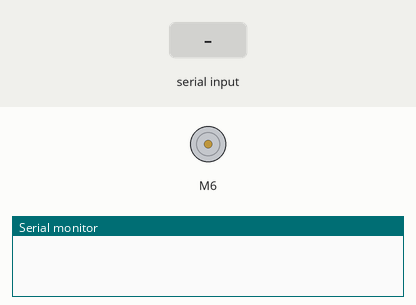
Recording of a sketch running on a simulated Arduino Uno, built with avr-gcc and run on an emulated ATmega328P. Shown: DC motor (green arrow = forward, orange = backward, longer = faster), the last lines printed to the serial monitor. The test bench sets the inputs (shaded band).

Above: at 1.2 s.
1.3 s: "90,45\n" received over Serial
At 2.0 s:
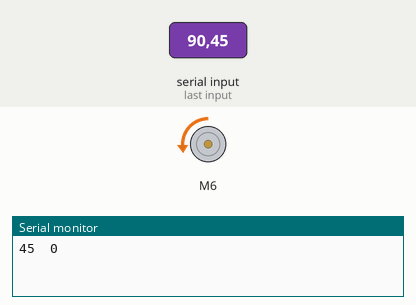
2.8 s: "30,150\n" received over Serial
At 3.2 s:
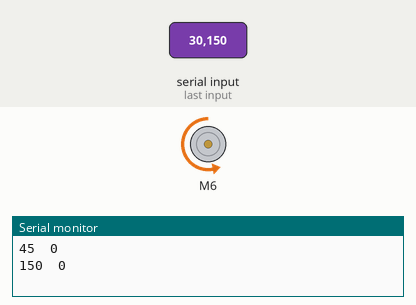
4.3 s: "90\n" received over Serial
At 5.5 s:
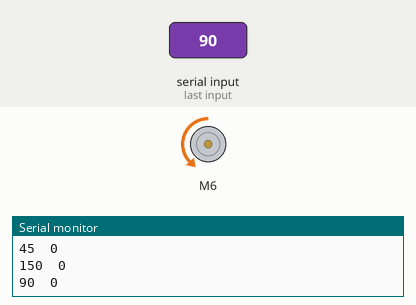
5.8 s: "200\n" received over Serial
At 6.6 s:
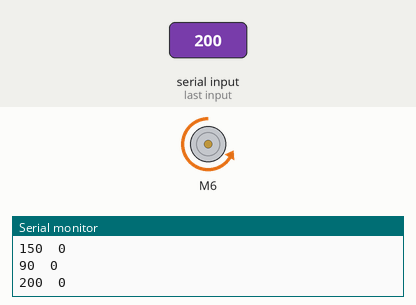
7.3 s: "0\n" received over Serial
At 7.8 s:
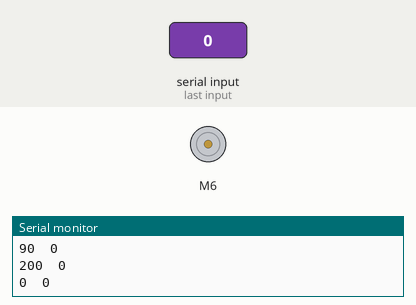
Timing chart, 0 to 9.8 s (numbered marks = the images above; inputs shaded):
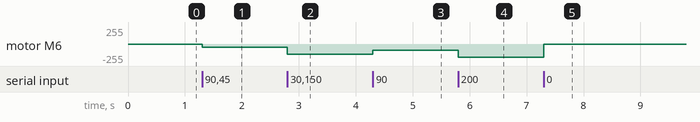

Measured:
- after the input at 1.3 s, motor M6: stopped → backward 45/255 at once
- after the input at 2.8 s, motor M6: backward 45/255 → backward 150/255 at once
- after the input at 4.3 s, motor M6: backward 150/255 → backward 90/255 at once
- after the input at 5.8 s, motor M6: backward 90/255 → backward 200/255 at once
- after the input at 7.3 s, motor M6: backward 200/255 → stopped at once

The sketch:

L298N-Simpleer.ino
```cpp
#include <L298N.h>

//pin definition
#define EN 5
#define IN1 6
#define IN2 7

//create a motor instance
L298N motor(EN, IN1, IN2);

void setup() {

  //used for display information
  Serial.begin(115200);

  motor.setSpeed(0); // an integer between 0 and 255

}

bool dir = true;
int motorSpeed = 0;

void loop() {

  getNewSpeed();
  motorGo(motorSpeed, dir);

}


void confirmMotion(){
  Serial.print("Is moving = ");
  Serial.println(motor.isMoving());
}


void getNewSpeed(){
  while (Serial.available() > 0) {

    // look for the next valid integer in the incoming serial stream:
    int motorSerial = Serial.parseInt();

    // look for the newline. That's the end of your sentence:
    if (Serial.read() == '\n') {
      if(motorSerial<0){
        motorSpeed=-motorSerial;
        dir=true;
      }
      else{
        motorSpeed=motorSerial;
        dir=false;
      }
      Serial.print(motorSpeed);
      Serial.print('\t');
      Serial.println(dir);
    }
  }
  return motorSpeed;

}


void motorGo(int Speed, bool motorDir){
  if (Speed ==0)
    motor.stop();
  else{
    motor.setSpeed(Speed);
    if (motorDir)
      motor.forward();
    else
      motor.backward();
  }


}
```
